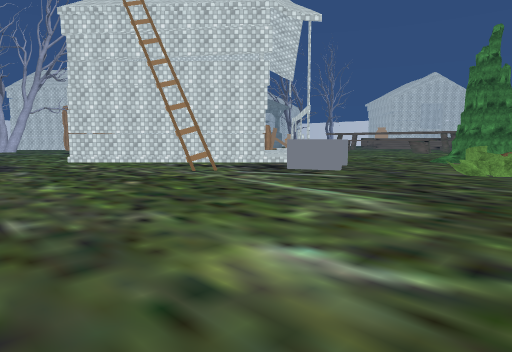
view 1 (above)

24 first-person views from a walk through a Unity game level. The camera is 1.4 m above the floor, tilts 6° down and sees 75° across. The floor is counted in squares, 2 m on a side. Each view is taken from the middle of a square. On the plan, view 1 faces up. The plan holds only what a view shows up to about 10 squares ahead; the rest is blank. The place goes on beyond the plan. The player is left out. Some surface patterns are stand-ins.

view 2
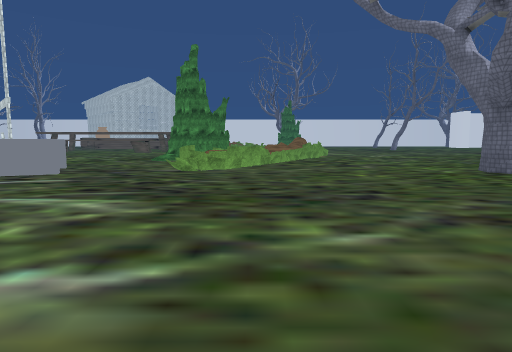

view 3
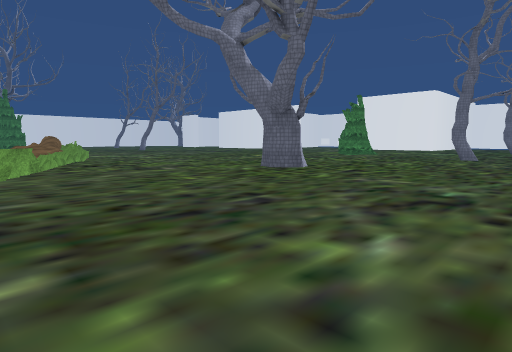

view 4
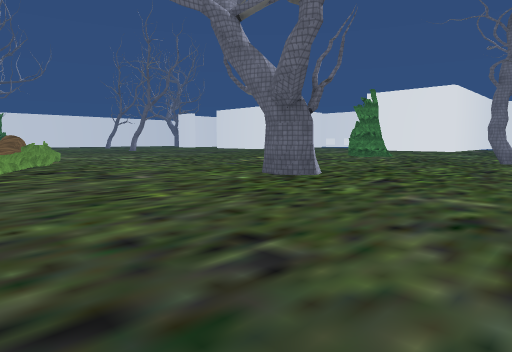

view 5
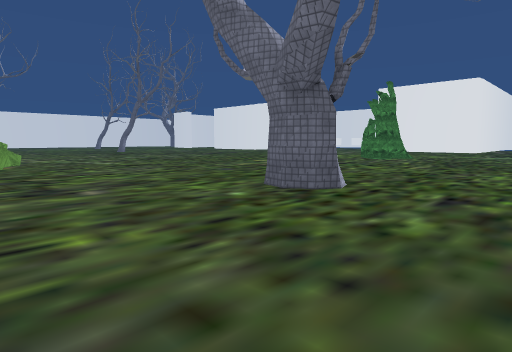

view 6
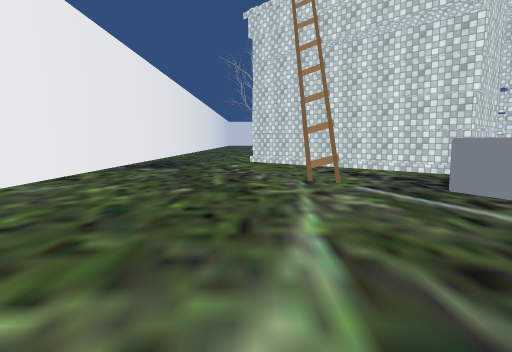

view 7
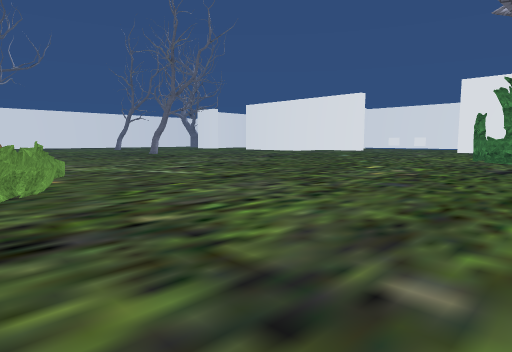

view 8
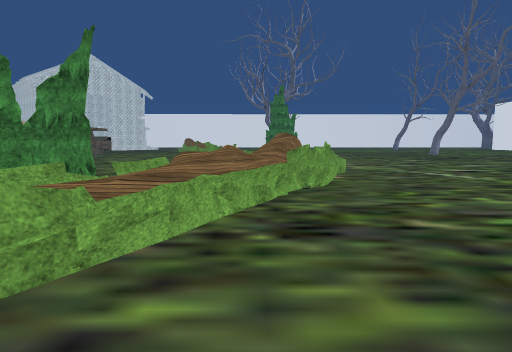

view 9
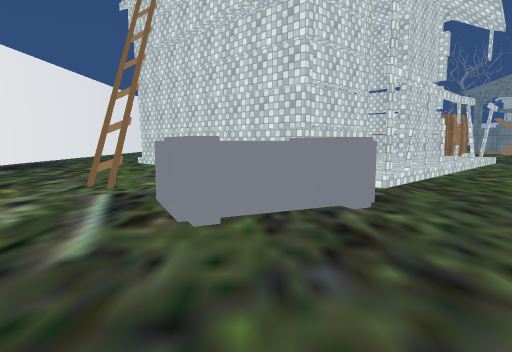

view 10
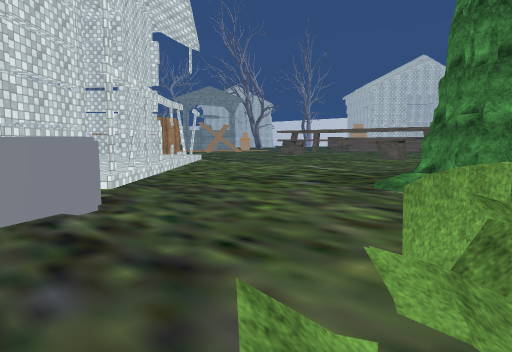

view 11
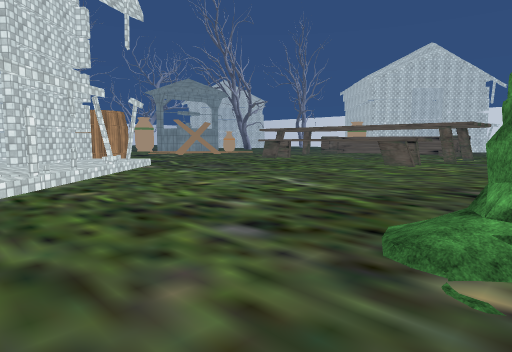

view 12
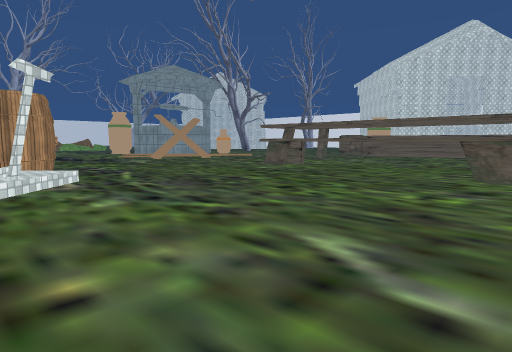

view 13
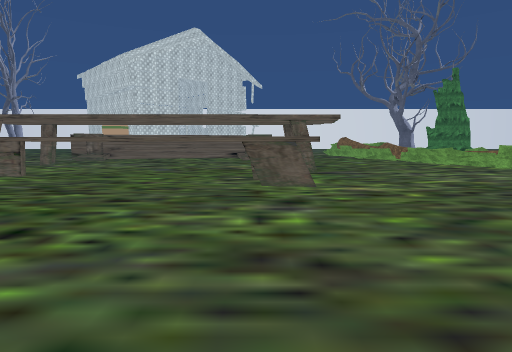

view 14
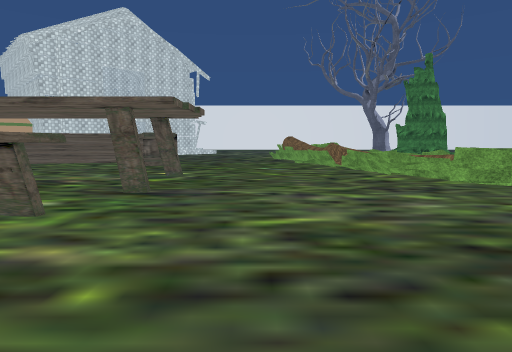

view 15
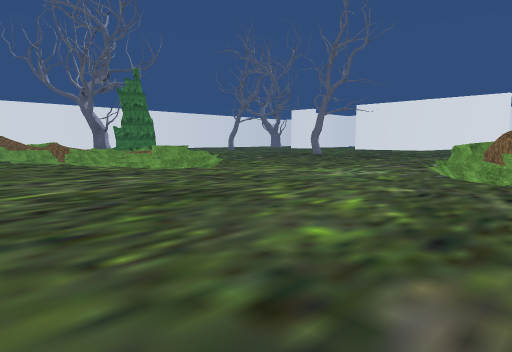

view 16
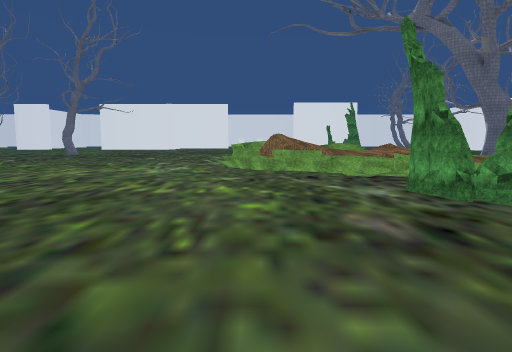

view 17
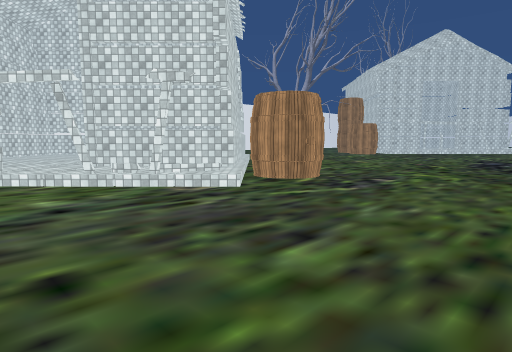

view 18
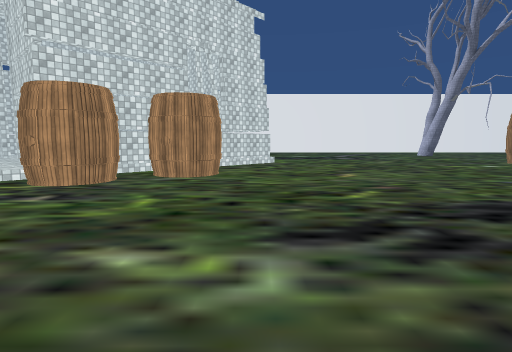

view 19
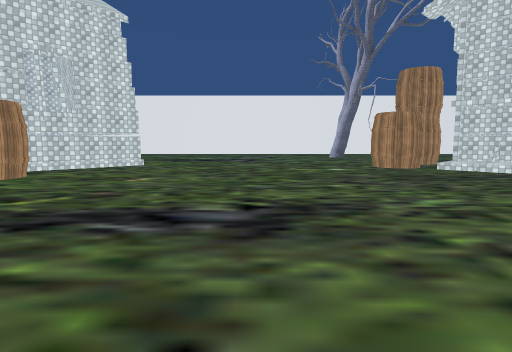

view 20
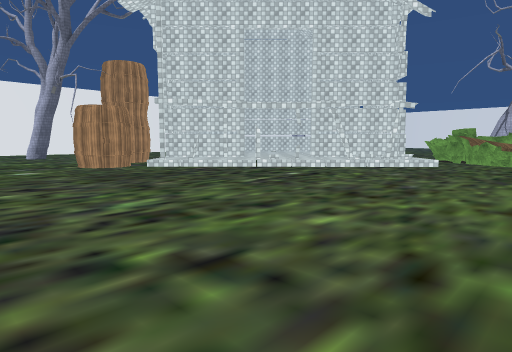

view 21
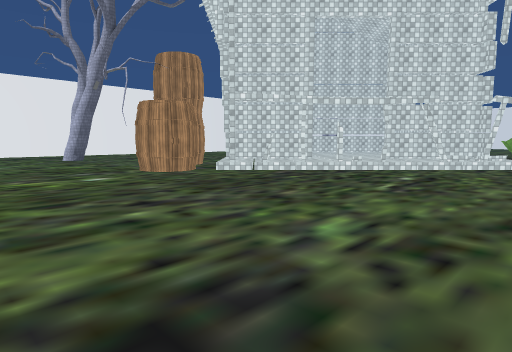

view 22
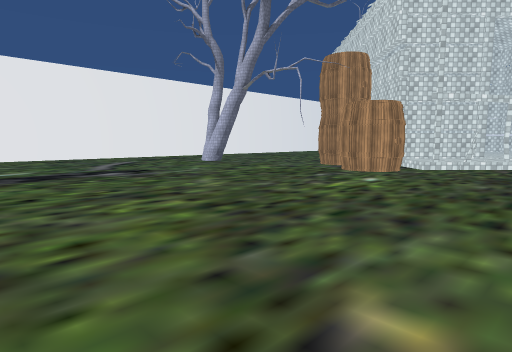

view 23
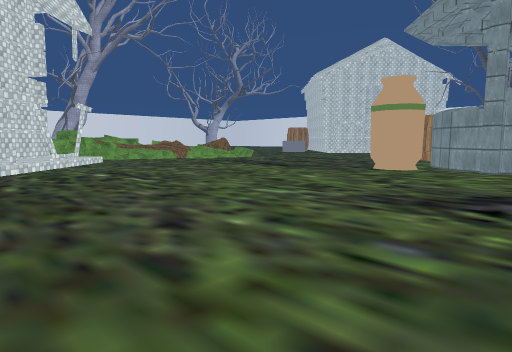

view 24
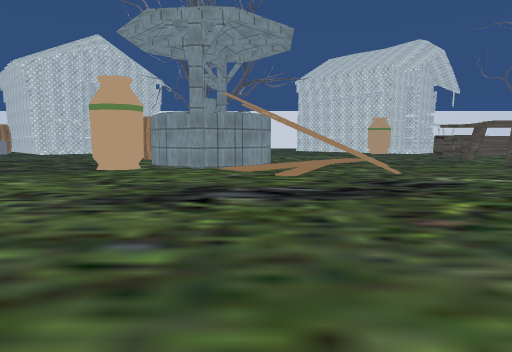

### Floor plan
Key: @ floor where view 1 was taken; # wall or solid block; x gap in a wall; . main floor; : floor 0.25 m higher than the main floor; + floor 0.5 m higher than the main floor; * floor 0.75 m higher than the main floor; / step, stairs or slope; = window, fence, low wall or low ledge; T thing the floor can be seen under or through; O other object.
Columns run from 13 left of view 1 to 17 right of it. Each row starts with its distance up from view 1.
 34 #//...   ..
 33 #//........
 32 #/x.......OO#
 31 #+........OO#
 30 ///.........###
 29 ///.........///
 28 #/#.........//
 27 #//........... .=.
 26 #//.........../.... #.  ##
 25 OO#.................... .##
 24 #..................#......##
 23 ...................#.........
 22 ...................TT.........
 21 ....................T ...#....=
 20 ...........#OO.......T........=
 19 .............#........T.#.....=
 18 ......  ######//......T......=#
 17 .....       +#//.............=#
 16 ....         #//.............=#
 15 ..          ++//.............=.
 14            ////#...............
 13           ///#//...............
 12           +++#+................
 11         ###### /...:#OO........
 10       ..............OOO=.###...
  9       .........O..../====###...
  8     #.........OO...= *====.....
  7     ##...........=====.........
  6      ##...........=............
  5       ##.......................
  4        ##......................
  3         ##.....................
  2            ....................
  1             ..........#  ......
  0              @.................
 -1                 ...............
 -2                   .......... ..
 -3                    .........
 -4                     ........
 -5                       ......
 -6                          #

Positions as (right, up) in squares from view 1, and headings:
1: (0, 0), facing up
2: (0, 0), facing up-right
3: (0, 2), facing right
4: (2, 2), facing right
5: (4, 2), facing right
6: (2, 3), facing up-left
7: (7, 5), facing right
8: (7, 5), facing up-right
9: (4, 6), facing up-left
10: (4, 6), facing up
11: (5, 9), facing up
12: (5, 13), facing up
13: (5, 15), facing up-right
14: (9, 15), facing up-right
15: (7, 14), facing right
16: (7, 16), facing down-right
17: (7, 19), facing left
18: (2, 26), facing down-left
19: (-1, 29), facing down-left
20: (-2, 29), facing left
21: (-3, 27), facing left
22: (-3, 22), facing left
23: (-6, 23), facing up
24: (-6, 23), facing up-right
